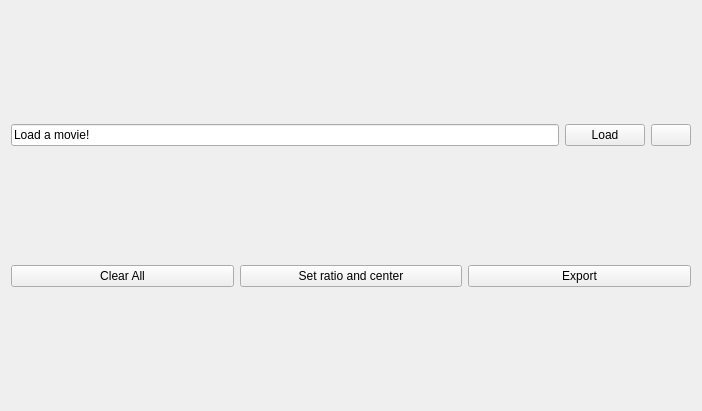
<?xml version="1.0" encoding="UTF-8"?>
<ui version="4.0">
 <class>MainWindow</class>
 <widget class="QMainWindow" name="MainWindow">
  <property name="geometry">
   <rect>
    <x>0</x>
    <y>0</y>
    <width>702</width>
    <height>411</height>
   </rect>
  </property>
  <property name="windowTitle">
   <string>MainWindow</string>
  </property>
  <widget class="QWidget" name="centralWidget">
   <property name="styleSheet">
    <string notr="true"/>
   </property>
   <layout class="QVBoxLayout" name="verticalLayout_2">
    <item>
     <layout class="QHBoxLayout" name="horizontalLayout">
      <item>
       <widget class="QLineEdit" name="FilenameLineEdit">
        <property name="text">
         <string>Load a movie!</string>
        </property>
       </widget>
      </item>
      <item>
       <widget class="QPushButton" name="open_file">
        <property name="text">
         <string>Load</string>
        </property>
       </widget>
      </item>
      <item>
       <widget class="QPushButton" name="button_settings">
        <property name="sizePolicy">
         <sizepolicy hsizetype="Fixed" vsizetype="Fixed">
          <horstretch>0</horstretch>
          <verstretch>0</verstretch>
         </sizepolicy>
        </property>
        <property name="text">
         <string/>
        </property>
       </widget>
      </item>
     </layout>
    </item>
    <item>
     <layout class="QGridLayout" name="grid_insert"/>
    </item>
    <item>
     <layout class="QHBoxLayout" name="horizontalLayout_2">
      <item>
       <widget class="QPushButton" name="clear_all">
        <property name="text">
         <string>Clear All</string>
        </property>
       </widget>
      </item>
      <item>
       <widget class="QPushButton" name="ratio_centre">
        <property name="text">
         <string>Set ratio and center</string>
        </property>
       </widget>
      </item>
      <item>
       <widget class="QPushButton" name="export_grid">
        <property name="text">
         <string>Export</string>
        </property>
       </widget>
      </item>
     </layout>
    </item>
   </layout>
  </widget>
 </widget>
 <layoutdefault spacing="6" margin="11"/>
 <resources/>
 <connections/>
 <slots>
  <slot>clicked_second()</slot>
 </slots>
</ui>
